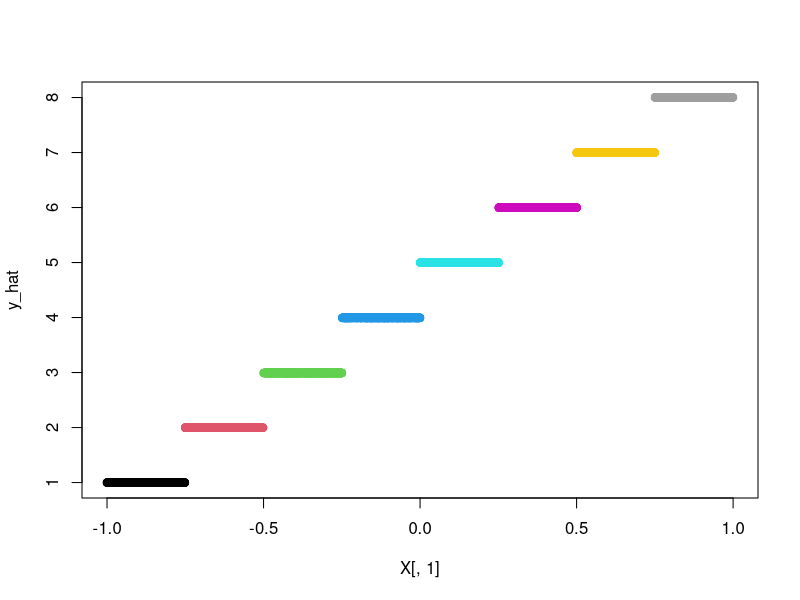
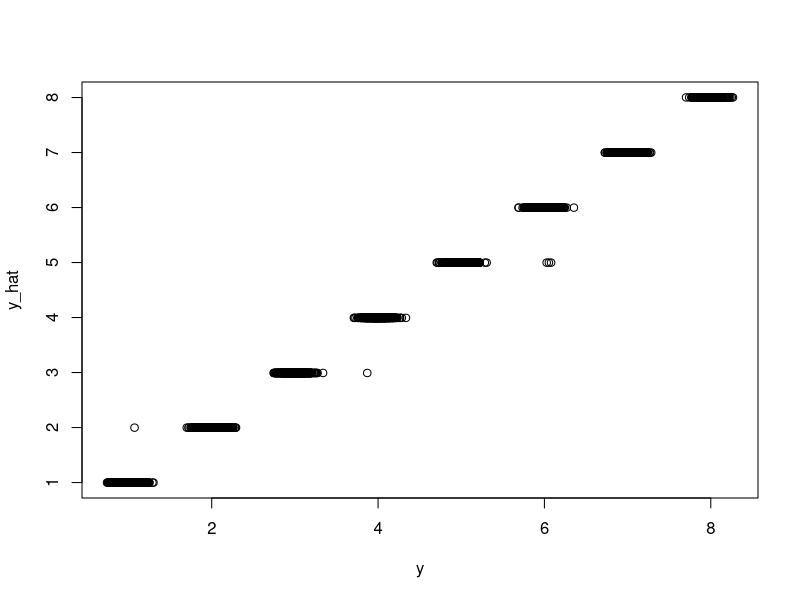
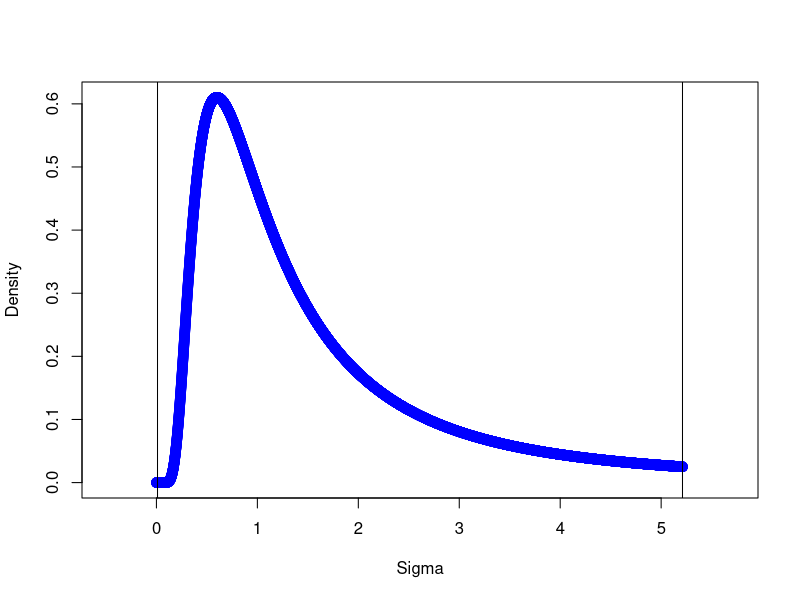
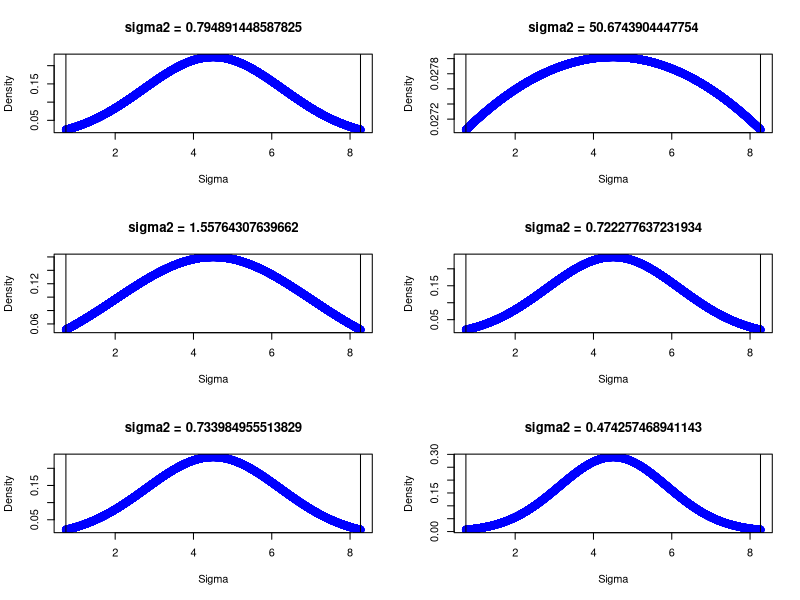
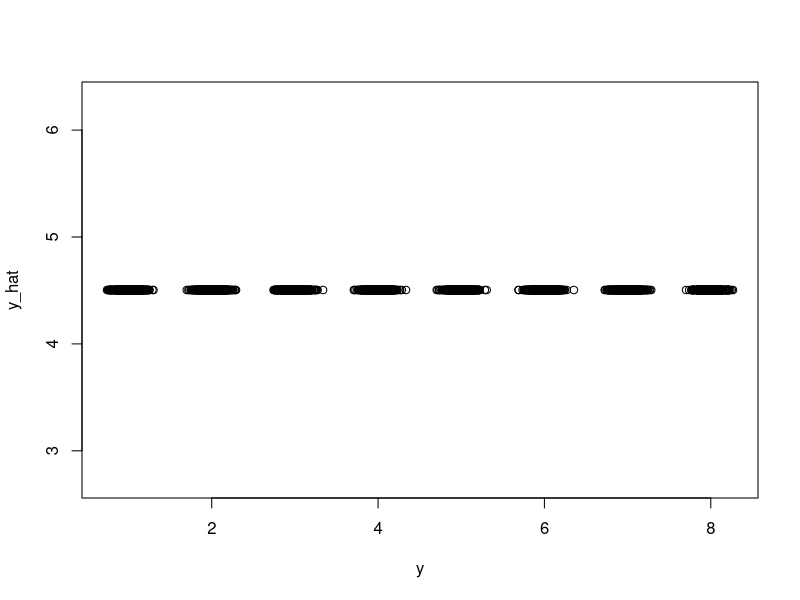
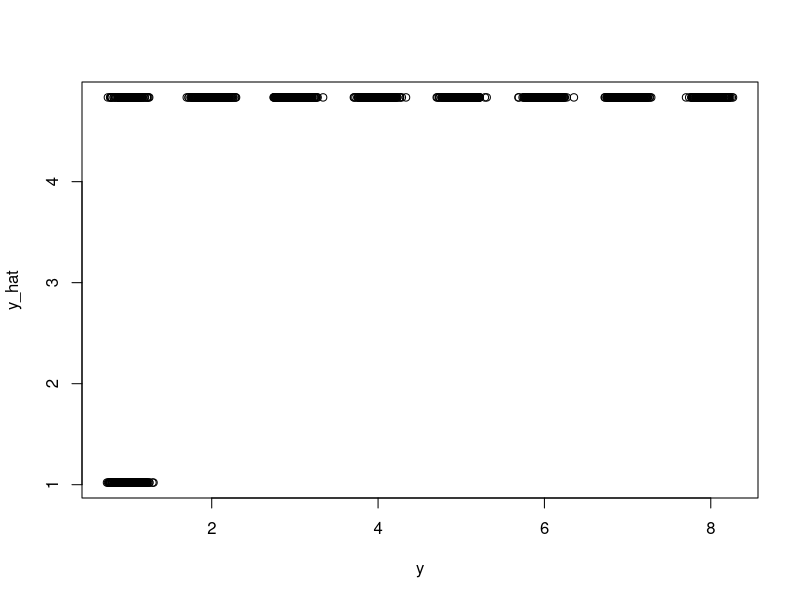
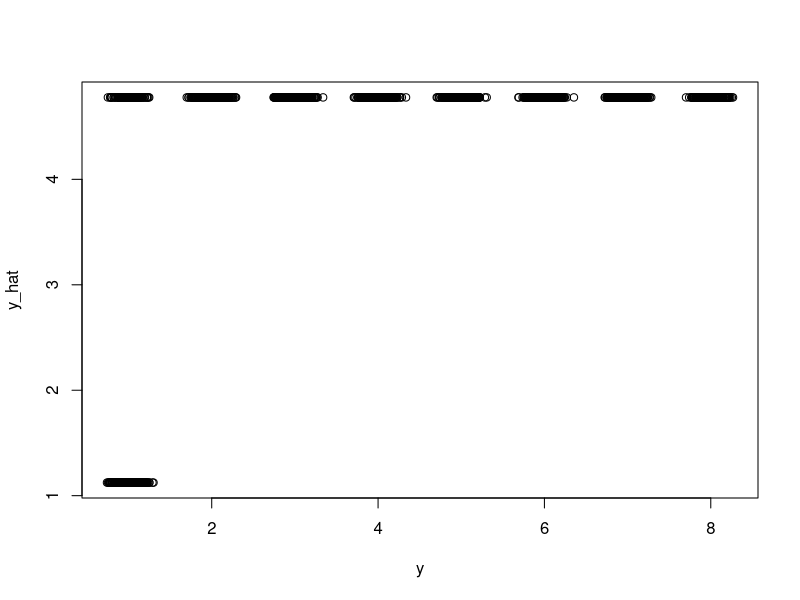
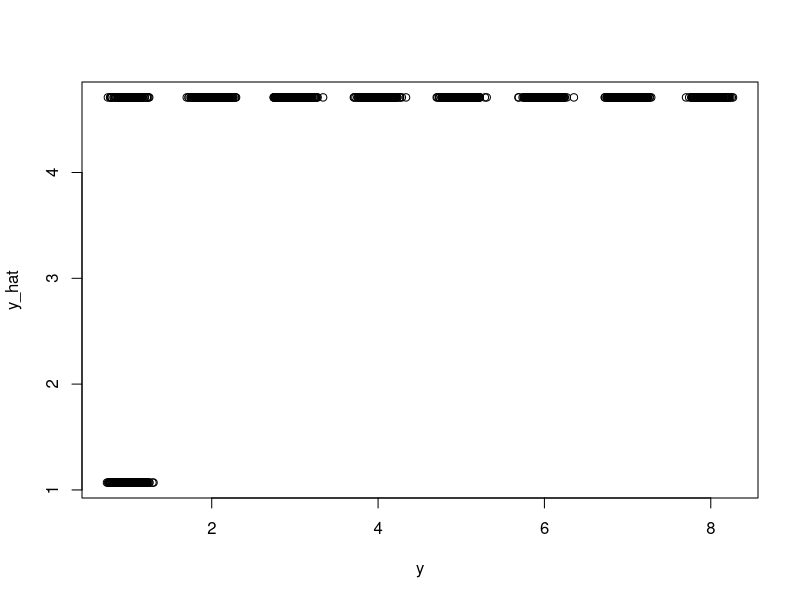

Reproduce these figures in R, in order. (Note: this script raises an error after producing the figures.)
###############################################################################
# Simple base R implementation of Bayesian CART Model Search 
# (Chipman, George, McCulloch 1998)
#
# The details below come from the original 1998 paper as well as a 
# Wiley StatsRef overview paper "Bayesian Additive Regression Trees (BART)" 
# (Sparapani and McCulloch 2021)
# 
# The Bayesian approach to constructing CART trees is as follows:
#   1. Initialize tree <- a root node with no splits
#   2. Run m steps of the following algorithm
#      2a. Determine which k of the following four modifications is possible from tree
#         2b.i.   GROW: Randomly choose a leaf node and split it
#                       --> This is always possible
#         2b.ii.  PRUNE: Randomly choose a parent node of two leaf nodes and remove the leaves
#                       --> This is only possible if tree depth > 1
#         2b.iii. SWAP: Randomly choose a pair of interior parent / child nodes and swap their rules
#                       --> This is only possible if tree depth > 2
#         2b.iv.  CHANGE: Randomly choose an interior node and reassign its decision rule
#                       --> This is only possible if tree depth > 1
#      2b. Randomly sample one of the k moves enumerated in 2a
#      2c. Randomly sample an action consistent with the selected rule
#         2c.i.   GROW: Consists of two steps
#              2c.i.1.   Randomly select a feature i
#              2c.i.2.   Randomly select a split point j (assume continuous features)
#         2c.ii.  PRUNE: Only one action - removing the two leaf nodes
#         2c.iii. SWAP: Only one action - swapping the two rules
#         2c.iv.  CHANGE: As with grow, this consists of two steps
#              2c.iv.1.   Randomly select a feature i
#              2c.iv.2.   Randomly select a split point j (assume continuous features)
#      2d. Evaluate the proposed tree against the current tree via Metropolis-Hastings
#         2d.i.   GROW: The only difference between tree and proposed_tree is 
#                       that one of tree's bottom nodes is split into two leaves
#                       so the prior across all tree nodes will be the same except
#                       in the original tree, the split node has probability 
#                       (1 - p_grow(node)) since it wasn't yet split, and
#                       in the proposed tree, the split node has probability
#                       p_grow(node) and its two leaves have probability 
#                       (1 - p_grow(node_left))(1 - p_grow(node_right)). 
# 
#                       Furthermore, there is a probability associated with 
#                       the splitting rule chosen for node, which we call p(rule). 
#                       The marginal likelihood (Y | T, X) differs only in that 
#                       it is aggregated across node in the original tree and 
#                       it is evaluated separately on node_left and node_right 
#                       in the proposed tree.
# 
#                       Finally, the proposal distributions have a ratio of 
#                       p(death)p(internal node)/p(birth)p(bottom node)p(rule)
# 
#                       After canceling identical p(rule) terms, the MH ratio
#                       is p_grow(node)(1 - p_grow(node_left))(1 - p_grow(node_right))p(death)p(internal node)p(y_left | x)p(y_right | x) 
#                       divided by (1 - p_grow(node))p(birth)p(bottom node)p(y_left, y_right | x)
#         2d.ii.  PRUNE: The only difference between tree and proposed_tree is 
#                       that two of tree's bottom nodes are pruned into their parent node
#                       so the MH ratio is the reciprocal of the MH ratio for the GROW step, 
#                       (1 - p_grow(node))p(birth)p(bottom node)p(y_left, y_right | x) divided by
#                       p_grow(node)(1 - p_grow(node_left))(1 - p_grow(node_right))p(death)p(internal node)p(y_left | x)p(y_right | x) 
###############################################################################

###############################################################################
# 1. Data structure functions
#
# Inspired by the array-based implementation of the binary tree data structure 
# on wikipedia: https://en.wikipedia.org/wiki/Binary_tree#Arrays
###############################################################################

# Initialize tree structure as array (to be resized as needed during training)
# Add a root node with sufficient statistics computed for the entire dataset
# (colums 1, 10, 11, and 12) and also set depth = 0 for the root node, 
# node origin type = 0 and node type = 1
tree_init <- function(y, mu_bar, a, nu, lambda, init_size = 10){
  # Col 1: y_bar_j: average of y values that "made it" to a given node j
  # Col 2: left node index
  # Col 3: right node index
  # Col 4: split variable
  # Col 5: split point
  # Col 6: parent node index
  # Col 7: node origin type (0 = root, 1 = right, -1 = left)
  # Col 8: node type (0 = interior, 1 = leaf)
  # Col 9: node depth
  # Col 10: n_j: number of observations that "made it to a given node j"
  # Col 11: s_j: sum of (y_i - y_bar_j) for all y_i observations at node j
  # Col 12: t_j: scaled squared difference between prior mean and node mean
  
  # Create the array
  array_cols = 12
  tree_array = matrix(NA, nrow = init_size, ncol = array_cols)
  
  # Compute sufficient statistics
  y_bar_j = mean(y)
  n_j = length(y)
  s_j = sum((y - y_bar_j)^2)
  t_j = ((n_j*a)/(n_j + a))*(y_bar_j - mu_bar)^2
  
  # Add node information, including sufficient statistics and depth
  tree_array[1,1] = y_bar_j
  tree_array[1,7] = 0
  tree_array[1,8] = 1
  tree_array[1,9] = 0
  tree_array[1,10] = n_j
  tree_array[1,11] = s_j
  tree_array[1,12] = t_j
  
  # Package and return the result
  return(tree_array)
}

# Crawl through a tree from a specific node, 
# return true for all x that reach node_index
get_subset = function(node_index, tree_array, x){
  subset_cond = rep(T, nrow(x))
  current_node_index = node_index
  parent_index = tree_array[current_node_index, 6]
  if (!is.na(parent_index)){
    while(!is.na(parent_index)){
      parent_cutoff = tree_array[parent_index, 5]
      split_variable = tree_array[parent_index, 4]
      child_node_type = tree_array[current_node_index, 7]
      if (child_node_type == 1) {
        child_node_cond <- (x[,split_variable] >= parent_cutoff)
      } else{ 
        if (child_node_type == -1) {
          child_node_cond <- (x[,split_variable] < parent_cutoff)
        } else {
          child_node_cond = subset_cond
        }}
      subset_cond = subset_cond * child_node_cond
      current_node_index = parent_index
      parent_index = tree_array[current_node_index, 6]
    }
  }
  return(subset_cond == 1)
}

# Tree leaf conditions as indicator basis functions
tree_basis = function(tree_array, x){
  # Extract all of the leaves
  leaf_indices = (1:nrow(tree_array))[(tree_array[,8] == 1) & (!is.na(tree_array[,7]))]
  basis_matrix = matrix(NA, nrow = nrow(x), ncol = length(leaf_indices))
  for (i in 1:length(leaf_indices)){
    basis_matrix[,i] = get_subset(leaf_indices[i], tree_array, x)*1
  }
  return(basis_matrix)
}

# Print path to a specific node
node_path = function(node_index, tree_array, x){
  subset_statements = paste0("Node ", format(node_index, digits = 0))
  current_node_index = node_index
  parent_index = tree_array[current_node_index, 6]
  if (!is.na(parent_index)){
    while(!is.na(parent_index)){
      parent_cutoff = tree_array[parent_index, 5]
      split_variable = tree_array[parent_index, 4]
      child_node_type = tree_array[current_node_index, 7]
      if (child_node_type == 1) {
        child_node_statement <- paste0("x[,", split_variable, "] >= ", format(parent_cutoff, digits = 2))
      } else{ 
        if (child_node_type == -1) {
          child_node_statement <- paste0("x[,", split_variable, "] < ", format(parent_cutoff, digits = 2))
        } else {
          child_node_statement = ""
        }}
      subset_statements <- c(subset_statements, child_node_statement)
      current_node_index = parent_index
      parent_index = tree_array[current_node_index, 6]
    }
  }
  subset_statement = paste0(subset_statements, collapse = "  ")
  return(subset_statement)
}

# Print path to each tree leaf
tree_paths = function(tree_array, x){
  # Extract all of the leaves
  leaf_indices = (1:nrow(tree_array))[(tree_array[,8] == 1) & (!is.na(tree_array[,7]))]
  for (i in 1:length(leaf_indices)){
    print(node_path(leaf_indices[i], tree_array, x))
  }
}

# Return predicted values from the tree
predict_tree_leaf = function(tree_array, x){
  # Convert the leaves of the tree into "basis functions"
  X_tree = tree_basis(tree_array, x)
  return(apply(X_tree, 1, function(x) which(x == 1)))
}

# Return a list of all "leaves" in a tree
leaves = function(tree_array){
  # Extract list of leaves
  leaf_indices = (1:nrow(tree_array))[(tree_array[,8] == 1) & (!is.na(tree_array[,7]))]
  if (length(leaf_indices) == 0){
    return(NULL)
  } else{
    return(leaf_indices)
  }
}

# Return a list of all "nog" nodes - - nodes which are parents of leaf nodes
leaf_parents = function(tree_array){
  # Extract list of leaves
  leaf_indices = (1:nrow(tree_array))[(tree_array[,8] == 1) & (!is.na(tree_array[,7]))]
  # Determine the parents of each leaf
  if (all(is.na(tree_array[leaf_indices, 6]))){
    return(NULL)
  } else{
    # Extract list of parent nodes
    parent_nodes = sort(unique(tree_array[leaf_indices, 6]))
    # Filter to nodes for which both left and right are leaves
    cond_1 = tree_array[tree_array[parent_nodes,2],8] == 1
    cond_2 = tree_array[tree_array[parent_nodes,3],8] == 1
    if (sum(cond_1 & cond_2) == 0){
      return(NULL)
    } else{
      return(sort(unique(parent_nodes[cond_1 & cond_2])))
    }
  }
}

# Return a list of all internal nodes - - nodes which have split rules
internal_nodes = function(tree_array){
  # Extract list of internal nodes
  split_node_indices = (1:nrow(tree_array))[!is.na(tree_array[,4])]
  # Return null if the list is empty
  if (length(split_node_indices) > 0){
    return(split_node_indices)
  } else{
    return(NULL)
  }
}

# Return a list of all pairs of internal nodes
internal_node_pairs = function(tree_array){
  # Extract list of internal nodes
  split_node_indices = (1:nrow(tree_array))[!is.na(tree_array[,4])]
  # Restrict to nodes that also have internal nodes as children
  internal_node_left_indices = tree_array[split_node_indices,2]
  internal_node_right_indices = tree_array[split_node_indices,3]
  left_internal = tree_array[internal_node_left_indices,8] == 0
  right_internal = tree_array[internal_node_right_indices,8] == 0
  # Valid internal, left pairs
  if (sum(left_internal) > 1){
    left_pairs = cbind(
      split_node_indices[left_internal], 
      internal_node_left_indices[left_internal]
    )
  } else if (sum(left_internal) == 1) {
    left_pairs = c(
      split_node_indices[left_internal], 
      internal_node_left_indices[left_internal]
    )
  } else{
    left_pairs = NULL
  }
  
  # Valid internal, right pairs
  if (sum(right_internal) > 1){
    right_pairs = cbind(
      split_node_indices[right_internal], 
      internal_node_right_indices[right_internal]
    )
  } else if (sum(right_internal) == 1) {
    right_pairs = c(
      split_node_indices[right_internal], 
      internal_node_right_indices[right_internal]
    )
  } else{
    right_pairs = NULL
  }
  
  if (is.null(left_pairs) & is.null(right_pairs)){
    return(NULL)
  } else{
    valid_pairs = unname(rbind(left_pairs, right_pairs))
    return(valid_pairs)
  }
}

# Prune a tree by removing node leaves 
# Assumes (and checks) that node has two children and both are leaves
prune_node = function(node_index, tree_array){
  # Check that node has children
  stopifnot(tree_array[node_index, 8] == 0)
  
  # Check that node's children are both leaves
  node_left = tree_array[node_index, 2]
  node_right = tree_array[node_index, 3]
  stopifnot(tree_array[node_left, 8] == 1)
  stopifnot(tree_array[node_right, 8] == 1)
  
  # Convert node_index from interior to leaf node
  tree_array[node_index,2] = NA
  tree_array[node_index,3] = NA
  tree_array[node_index,4] = NA
  tree_array[node_index,5] = NA
  tree_array[node_index,8] = 1
  
  # Remove left and right from the tree array
  tree_array[node_left,] = NA
  tree_array[node_right,] = NA
  return(tree_array)
}

# Grow the tree by splitting a leaf node
grow_node <- function(node_index, tree_array, X, y, 
                      split_feature, split_value, a, mu_bar){
  # See how much storage is left in the array
  num_blanks = sum(is.na(tree_array[,1]))
  
  # Resize array if needed
  if (num_blanks < 2){
    tree_array = rbind(tree_array, matrix(NA, nrow = nrow(tree_array), ncol = ncol(tree_array)))
  }
  
  # Subset the data to the current node
  subset_inds = get_subset(node_index, tree_array, X)
  X_subset = X[subset_inds, ]
  y_subset = y[subset_inds]
  
  # Indices at which to store the children nodes
  left_node_index = which(is.na(tree_array[,1]))[1]
  right_node_index = which(is.na(tree_array[,1]))[2]
  
  # Update the array for the splitting node to note which variables were split
  tree_array[node_index,2] = left_node_index
  tree_array[node_index,3] = right_node_index
  tree_array[node_index,4] = split_feature
  tree_array[node_index,5] = split_value
  tree_array[node_index,8] = 0
  
  # Compute left node sufficient statistics
  stopifnot(split_feature %in% 1:ncol(X))
  left_cond = X[,split_feature] <= split_value
  y_left = y[subset_inds & left_cond]
  y_bar_left = mean(y_left)
  n_left = length(y_left)
  s_left = sum((y_left - y_bar_left)^2)
  t_left = ((n_left*a)/(n_left + a))*(y_bar_left - mu_bar)^2
  
  # Update the array for the left node
  tree_array[left_node_index,1] = y_bar_left
  tree_array[left_node_index,6] = node_index
  tree_array[left_node_index,7] = -1
  tree_array[left_node_index,8] = 1
  tree_array[left_node_index,9] = tree_array[node_index,9] + 1
  tree_array[left_node_index,10] = n_left
  tree_array[left_node_index,11] = s_left
  tree_array[left_node_index,12] = t_left
  
  # Compute right node sufficient statistics
  right_cond = X[,split_feature] > split_value
  y_right = y[subset_inds & right_cond]
  y_bar_right = mean(y_right)
  n_right = length(y_right)
  s_right = sum((y_right - y_bar_right)^2)
  t_right = ((n_right*a)/(n_right + a))*(y_bar_right - mu_bar)^2
  
  # Update the array for the right node
  tree_array[right_node_index,1] = y_bar_right
  tree_array[right_node_index,6] = node_index
  tree_array[right_node_index,7] = 1
  tree_array[right_node_index,8] = 1
  tree_array[right_node_index,9] = tree_array[node_index,9] + 1
  tree_array[right_node_index,10] = n_right
  tree_array[right_node_index,11] = s_right
  tree_array[right_node_index,12] = t_right
  
  return(tree_array)
}

# Swap parent_node and child_node split rules
swap_nodes <- function(parent_node, child_node, tree_array, X, y, a, mu_bar){
  # Exchange split rules between parent_node and child_node
  parent_split_feature = tree_array[parent_node,4]
  parent_split_value = tree_array[parent_node,5]
  child_split_feature = tree_array[child_node,4]
  child_split_value = tree_array[child_node,5]
  new_tree_array = tree_array
  new_tree_array[parent_node,4] = child_split_feature
  new_tree_array[parent_node,5] = child_split_value
  new_tree_array[child_node,4] = parent_split_feature
  new_tree_array[child_node,5] = parent_split_value
  
  # Recompute sufficient statistics for all nodes downstream of parent_node
  new_tree_array = recompute_sufficient_statistics(parent_node, new_tree_array, X, y, a, mu_bar, 10000)
  return(new_tree_array)
}

# Change the split rule used for node_index
change_node <- function(node_index, tree_array, new_split_feature, 
                        new_split_value, X, y, a, mu_bar){
  # Reassign split rule for node_index
  tree_array[node_index,4] = new_split_feature
  tree_array[node_index,5] = new_split_value
  
  # Recompute sufficient statistics for all nodes downstream of node_index
  new_tree_array = recompute_sufficient_statistics(node_index, tree_array, X, y, a, mu_bar, 10000)
  return(new_tree_array)
}

# Check if a tree that was modified with a change / swap has observations
# in each node - return True if so, and False otherwise
valid_tree <- function(tree_array){
  node_list = (1:nrow(tree_array))[!is.na(tree_array[,9])]
  if (sum(tree_array[node_list, 10] <= 0) == 0){
    return(T)
  } else{
    return(F)
  }
}

# Recompute and store sufficient statistics for all nodes downstream of (and including) node_index
recompute_sufficient_statistics <- function(node_index, tree_array, X, y, a, mu_bar, MAX_ITER){
  new_tree_array = tree_array
  # Enqueue node_index
  split_queue = list(node_index)
  # Tracking iterations of the algorithm
  iter = 0
  while (length(split_queue) > 0 & iter < MAX_ITER){
    # Pop the current node from the queue
    current_node_index = split_queue[[1]]
    split_queue = split_queue[-1]
    
    # Extract subset up to node_index
    node_subset_inds = get_subset(current_node_index, tree_array, X)
    
    # Compute the sufficient statistics for current_node_index
    y_subset = y[node_subset_inds]
    y_bar_subset = mean(y_subset)
    n_subset = length(y_subset)
    s_subset = sum((y_subset - y_bar_subset)^2)
    t_subset = ((n_subset*a)/(n_subset + a))*((y_bar_subset - mu_bar)^2)
    new_tree_array[current_node_index,1] = y_bar_subset
    new_tree_array[current_node_index,10] = n_subset
    new_tree_array[current_node_index,11] = s_subset
    new_tree_array[current_node_index,12] = t_subset
    
    # Extract left and right node indices
    left_index = tree_array[current_node_index,2]
    right_index = tree_array[current_node_index,3]
    
    # Update the tree array and append to the queue
    if (!is.na(left_index) & !is.na(right_index)){
      # Add the left and right nodes to the queue
      split_queue[length(split_queue)+1] = left_index
      split_queue[length(split_queue)+1] = right_index
    }
    # Increment iterations of the algorithm
    iter = iter + 1
  }
  return(new_tree_array)
}

##################
# The next three functions are for a minimal implementation of CART
# which is helpful for setting prior hyperparameters for Bayesian CART
##################

# (SST - SSL - SSR) formula from rpart documentation
# https://cran.r-project.org/web/packages/rpart/vignettes/longintro.pdf
variance_reduction = function(cutoff, x, y){
  # Original sum of squares
  ybar_t = mean(y)
  ss_t = sum((y-ybar_t)^2)
  
  # New sum of squares
  cond = (x < cutoff)
  ybar_l = mean(y[cond])
  ss_l = sum((y[cond]-ybar_l)^2)
  ybar_r = mean(y[!cond])
  ss_r = sum((y[!cond]-ybar_r)^2)
  
  return(ss_t - ss_l - ss_r)
}

# For a given restricted set of x and y, find the optimal x cutoff at which to split
tree_split = function(x, y, epsilon = EPSILON){
  # Quit with null value if X is not a matrix with >1 row
  if (is.null(nrow(x))){
    return(NULL)
  }
  
  # Look for optimal splits along each variable
  p = ncol(x)
  optim_results = sapply(1:p, function(j) optimize(function(i) variance_reduction(i, x[,j], y), range(x[,j]), maximum = T))
  optim_results = matrix(as.numeric(optim_results), ncol = p, byrow = F)
  
  # Choose the variable with the largest reduction in variance
  best_col = (1:p)[which(optim_results[2,]==max(optim_results[2,]))[1]]
  
  if (optim_results[2,best_col] > epsilon) return(c(best_col, optim_results[1,best_col]))
  else return(NULL)
}

# Train a decision tree from root, without pruning
fit_tree = function(tree_array, x, y, EPSILON, MAX_ITER){
  # Enqueue the root node
  split_queue = list(1)
  # Tracking iterations of the algorithm
  iter = 0
  while (length(split_queue) > 0 & iter < MAX_ITER){
    # Pop the current node from the queue
    current_node_index = split_queue[[1]]
    split_queue = split_queue[-1]

    # Get the subsetting criteria at this node
    node_subset = get_subset(current_node_index, tree_array, x)
    x_node = x[node_subset,]
    y_node = y[node_subset]
    
    # Search over all variables for a splitting rule
    split_value = tree_split(x_node, y_node, EPSILON)

    # Update the tree array and append to the queue
    if (!is.null(split_value)){
      # See how much storage is left in the array
      num_blanks = sum(is.na(tree_array[,1]))
      
      # Resize array if needed
      if (num_blanks < 2){
        tree_array = rbind(tree_array, matrix(NA, nrow = nrow(tree_array), ncol = ncol(tree_array)))
      }
      
      # Indices at which to store the children nodes
      left_node_index = which(is.na(tree_array[,1]))[1]
      right_node_index = which(is.na(tree_array[,1]))[2]
      
      # Update the array for the splitting node to note which variables were split
      tree_array[current_node_index,2] = left_node_index
      tree_array[current_node_index,3] = right_node_index
      tree_array[current_node_index,4] = split_value[1]
      tree_array[current_node_index,5] = split_value[2]
      tree_array[current_node_index,8] = 0
      
      # Update the array for the left node
      tree_array[left_node_index,1] = mean(y_node[x_node[,split_value[1]] < split_value[2]])
      tree_array[left_node_index,6] = current_node_index
      tree_array[left_node_index,7] = -1
      tree_array[left_node_index,8] = 1
      
      # Update the array for the right node
      tree_array[right_node_index,1] = mean(y_node[x_node[,split_value[1]] >= split_value[2]])
      tree_array[right_node_index,6] = current_node_index
      tree_array[right_node_index,7] = 1
      tree_array[right_node_index,8] = 1
      
      # Add the left and right nodes to the queue
      split_queue[length(split_queue)+1] = left_node_index
      split_queue[length(split_queue)+1] = right_node_index
    }
    # Increment iterations of the algorithm
    iter = iter + 1
  }
  return(tree_array)
}

###############################################################################
# 2. Posterior sampling functions
#
# There are three stages to the posterior sampling:
#    I.   Proposing a tree and accepting / rejecting by Metropolis-Hastings
#    II.  Sampling each of the terminal node means mu_i by Gibbs
#    III. Sampling the global variance parameter sigma^2 by Gibbs
###############################################################################

sample.move <- function(tree_array){
  # Randomly sample an available move
  available_moves = c("GROW")
  if (!is.null(leaf_parents(tree_array))){
    available_moves = c(available_moves, "PRUNE")
  }
  if (!is.null(internal_nodes(tree_array))){
    available_moves = c(available_moves, "CHANGE")
  }
  if (!is.null(internal_node_pairs(tree_array))){
    available_moves = c(available_moves, "SWAP")
  }
  move_probs = c(0.5, 0.4, 0.1)
  move_names = c("GROW/PRUNE", "CHANGE", "SWAP")
  moves_avail = c(T, "CHANGE" %in% available_moves, "SWAP" %in% available_moves)
  move_draw = sample(x = move_names[moves_avail], size = 1, replace = F, 
                     prob = move_probs[moves_avail]/sum(move_probs[moves_avail]))
  if (move_draw == "GROW/PRUNE"){
    if ("PRUNE" %in% available_moves){
      new_draw = sample(x = c("GROW", "PRUNE"), size = 1, replace = F, prob = c(0.5, 0.5))
      return(new_draw)
    } else{
      return("GROW")
    }
  } else{
    return(move_draw)
  }
}

sample.split.node <- function(tree_array){
  leaf_nodes = leaves(tree_array)
  return(sample(leaf_nodes, 1))
}

sample.new.split.rule <- function(X_subset, p){
  # Randomly sample an available splitting feature
  available_features = (1:p)[(apply(X_subset, 2, function(x) length(unique(x))) > 1)]
  stopifnot(length(available_features) >= 1)
  if (length(available_features) > 1){
    split_feature = sample(available_features, 1)
  } else{
    split_feature = available_features[1]
  }
  
  # Randomly sample an available splitting rule
  x_feature = X_subset[,split_feature]
  available_splits = sort(unique(x_feature))[-length(unique(x_feature))]
  split_value = sample(available_splits, 1)
  
  return(c(split_feature, split_value))
}

sample.prune.node <- function(tree_array){
  # List of nog nodes
  nog_nodes = leaf_parents(tree_array)
  if (length(nog_nodes) > 1) out <- sample(nog_nodes, 1)
  else out <- nog_nodes[1]
  return(out)
}

sample.swap.nodes <- function(tree_array){
  # List of internal node pairs
  swap_pairs = internal_node_pairs(tree_array)
  return(swap_pairs[sample(1:nrow(swap_pairs), 1),])
}

sample.change.node <- function(tree_array){
  # List of internal nodes
  change_nodes = internal_nodes(tree_array)
  return(sample(change_nodes, 1))
}

tree.log.likelihood.ratio <- function(original_tree, proposed_tree, X, y, a, mu_bar, nu, lambda){
  leaf_indices_orig = leaves(original_tree)
  n_orig = original_tree[leaf_indices_orig, 10]
  s_orig = original_tree[leaf_indices_orig, 11]
  t_orig = original_tree[leaf_indices_orig, 12]
  n = sum(n_orig)
  ll_original = (1/2)*sum(log((a/(a+n_orig)))) - ((n+nu)/2)*log((sum(s_orig) + sum(t_orig) + nu*lambda))
  
  leaf_indices_prop = leaves(proposed_tree)
  n_prop = proposed_tree[leaf_indices_prop, 10]
  s_prop = proposed_tree[leaf_indices_prop, 11]
  t_prop = proposed_tree[leaf_indices_prop, 12]
  ll_proposed = (1/2)*sum(log((a/(a+n_prop)))) - ((n+nu)/2)*log((sum(s_prop) + sum(t_prop) + nu*lambda))
  
  return(ll_proposed - ll_original)
}

marginal.likelihood.combined <- function(node_index, tree_array, X, y, a, mu_bar, nu, lambda){
  y_bar_j = tree_array[node_index, 1]
  n_j = tree_array[node_index, 10]
  s_j = tree_array[node_index, 11]
  t_j = tree_array[node_index, 12]
  return(((a/(a+n_j))^(1/2))*((s_j + t_j + nu*lambda)^(-(n_j+lambda)/2)))
}

marginal.likelihood.split <- function(left_node_index, right_node_index, tree_array, X, y, a, mu_bar, nu, lambda){
  n <- length(y)
  y_bar_left = tree_array[left_node_index, 1]
  n_left = tree_array[left_node_index, 10]
  s_left = tree_array[left_node_index, 11]
  t_left = tree_array[left_node_index, 12]
  
  y_bar_right = tree_array[right_node_index, 1]
  n_right = tree_array[right_node_index, 10]
  s_right = tree_array[right_node_index, 11]
  t_right = tree_array[right_node_index, 12]
  
  factor_1 = ((a/(a+n_left))^(1/2))*((a/(a+n_right))^(1/2))
  factor_2 = ((s_right + t_right + s_left + t_left + nu*lambda)^(-(n_left+n_right+lambda)/2))
  
  return(factor_1*factor_2)
}

p_split <- function(node_index, tree_array, alpha, beta){
  node_depth = tree_array[node_index, 9]
  return(alpha/((1+node_depth)^(beta)))
}

p_prune <- function(tree_array){
  # Determine the probability of pruning a tree
  available_moves = c("GROW")
  if (!is.null(leaf_parents(tree_array))){
    available_moves = c(available_moves, "PRUNE")
  }
  if (!is.null(internal_nodes(tree_array))){
    available_moves = c(available_moves, "CHANGE")
  }
  if (!is.null(internal_node_pairs(tree_array))){
    available_moves = c(available_moves, "SWAP")
  }
  move_probs = c(0.5, 0.4, 0.1)
  moves_avail = c(T, "CHANGE" %in% available_moves, "SWAP" %in% available_moves)
  move_probs_scaled = move_probs[moves_avail]/sum(move_probs[moves_avail])
  if ("PRUNE" %in% available_moves){
    return(move_probs_scaled[1]/2)
  } else{
    return(NULL)
  }
}

p_grow <- function(tree_array){
  # Determine the probability of pruning a tree
  available_moves = c("GROW")
  if (!is.null(leaf_parents(tree_array))){
    available_moves = c(available_moves, "PRUNE")
  }
  if (!is.null(internal_nodes(tree_array))){
    available_moves = c(available_moves, "CHANGE")
  }
  if (!is.null(internal_node_pairs(tree_array))){
    available_moves = c(available_moves, "SWAP")
  }
  move_probs = c(0.5, 0.4, 0.1)
  moves_avail = c(T, "CHANGE" %in% available_moves, "SWAP" %in% available_moves)
  move_probs_scaled = move_probs[moves_avail]/sum(move_probs[moves_avail])
  if ("PRUNE" %in% available_moves){
    return(move_probs_scaled[1]/2)
  } else{
    return(move_probs_scaled[1])
  }
}

p_rule <- function(X_subset, p){
  # Number of unique splitting values available on X_subset
  if (!is.null(dim(X_subset))){
    available_features = (1:p)[(apply(X_subset, 2, function(x) length(unique(x))) > 1)]
    num_rules = sum(apply(X_subset, 2, function(x) length(unique(x))))
    return(1/num_rules)
  } else{
    return(0)
  }
}

log_p_tree_node <- function(node_index, tree_array, alpha, beta, X, y, MAX_ITER){
  p <- ncol(X)
  log_sum <- 0
  # Enqueue node_index
  split_queue = list(node_index)
  # Tracking iterations of the algorithm
  iter = 0
  while (length(split_queue) > 0 & iter < MAX_ITER){
    # Pop the current node from the queue
    current_node_index = split_queue[[1]]
    split_queue = split_queue[-1]
    
    # Extract subset up to node_index
    node_subset_inds = get_subset(current_node_index, tree_array, X)
    X_subset = X[node_subset_inds,]
    
    # Compute p_node
    is_internal = tree_array[current_node_index,8] == 0
    p_node <- is_internal*(p_rule(X_subset, p)*p_split(current_node_index, tree_array, alpha, beta)) + (!is_internal)*(1-p_split(current_node_index, tree_array, alpha, beta))

    # Add to the result
    log_sum <- log_sum + log(p_node)

    # Extract left and right node indices
    left_index = tree_array[current_node_index,2]
    right_index = tree_array[current_node_index,3]
    
    # Update the tree array and append to the queue
    if (!is.na(left_index) & !is.na(right_index)){
      # Add the left and right nodes to the queue
      split_queue[length(split_queue)+1] = left_index
      split_queue[length(split_queue)+1] = right_index
    }
    # Increment iterations of the algorithm
    iter = iter + 1
  }
  return(log_sum)
}

mh.tree <- function(tree_array, X, y, a, mu_bar, nu, lambda, alpha, beta){
  # Randomly sample a new mode
  new_move = sample.move(tree_array)
  print(paste0("NEW MOVE = ", new_move))
  if (new_move == "GROW"){
    node_to_split <- sample.split.node(tree_array)
    subset_inds <- get_subset(node_to_split, tree_array, X)
    X_subset = X[subset_inds,]; p <- ncol(X)
    split_rule <- sample.new.split.rule(X_subset, p)
    split_feature <- split_rule[1]
    split_value <- split_rule[2]
    new_tree_array <- grow_node(node_to_split, tree_array, X, y, split_feature, 
                                split_value, a, mu_bar)
    new_left_node <- new_tree_array[node_to_split,2]
    new_right_node <- new_tree_array[node_to_split,3]
    PG <- p_split(node_to_split, tree_array, alpha, beta)
    PG.L <- p_split(new_left_node, new_tree_array, alpha, beta)
    PG.R <- p_split(new_right_node, new_tree_array, alpha, beta)
    PD <- p_prune(new_tree_array)
    PB <- p_grow(tree_array)
    Pbot <- 1/length(leaves(tree_array))
    Pnog <- 1/length(leaf_parents(new_tree_array))
    log.lr <- tree.log.likelihood.ratio(tree_array, new_tree_array, X, y, a, mu_bar, nu, lambda)
    log_mh_ratio <- log.lr + log((PD*Pnog)/(PB*Pbot)) + log((PG*(1-PG.L)*(1-PG.R))/(1-PG))
  } else if (new_move == "PRUNE"){
    print(paste0("AVAILABLE LEAF PARENTS: ", leaf_parents(tree_array)))
    node_to_prune <- sample.prune.node(tree_array)
    print(paste0("PRUNING NODE: ", node_to_prune))
    old_left_node <- tree_array[node_to_prune,2]
    old_right_node <- tree_array[node_to_prune,3]
    new_tree_array <- prune_node(node_to_prune, tree_array)
    PG <- p_split(node_to_prune, new_tree_array, alpha, beta)
    PG.L <- p_split(old_left_node, tree_array, alpha, beta)
    PG.R <- p_split(old_right_node, tree_array, alpha, beta)
    PD <- p_prune(tree_array)
    PB <- p_grow(new_tree_array)
    Pbot <- 1/length(leaves(new_tree_array))
    Pnog <- 1/length(leaf_parents(tree_array))
    log.lr <- tree.log.likelihood.ratio(tree_array, new_tree_array, X, y, a, mu_bar, nu, lambda)
    log_mh_ratio <- log.lr + log((PB*Pbot)/(PD*Pnog)) + log((1-PG)/(PG*(1-PG.L)*(1-PG.R)))
  } else if (new_move == "SWAP"){
    nodes_to_swap <- sample.swap.nodes(tree_array)
    node_to_swap_1 <- nodes_to_swap[1]
    node_to_swap_2 <- nodes_to_swap[2]
    new_tree_array <- swap_nodes(node_to_swap_1, node_to_swap_2, tree_array, X, y, a, mu_bar)
    if (!valid_tree(new_tree_array)){
      log_mh_ratio <- -Inf
    } else{
      log.lr <- tree.log.likelihood.ratio(tree_array, new_tree_array, X, y, a, mu_bar, nu, lambda)
      log_prior_orig_tree <- log_p_tree_node(node_to_swap_1, tree_array, alpha, beta, X, y, 10000)
      log_prior_prop_tree <- log_p_tree_node(node_to_swap_1, new_tree_array, alpha, beta, X, y, 10000)
      log_mh_ratio <- log.lr + log_prior_prop_tree - log_prior_orig_tree
    }
  } else if (new_move == "CHANGE"){
    node_to_change <- sample.change.node(tree_array)
    subset_inds <- get_subset(node_to_change, tree_array, X)
    X_subset = X[subset_inds,]; p <- ncol(X)
    split_rule <- sample.new.split.rule(X_subset, p)
    split_feature <- split_rule[1]
    split_value <- split_rule[2]
    new_tree_array <- change_node(node_to_change, tree_array, split_feature, 
                                  split_value, X, y, a, mu_bar)
    if (!valid_tree(new_tree_array)){
      log_mh_ratio <- -Inf
    } else{
      log.lr <- tree.log.likelihood.ratio(tree_array, new_tree_array, X, y, a, mu_bar, nu, lambda)
      log_prior_orig_tree <- log_p_tree_node(node_to_change, tree_array, alpha, beta, X, y, 10000)
      log_prior_prop_tree <- log_p_tree_node(node_to_change, new_tree_array, alpha, beta, X, y, 10000)
      log_mh_ratio <- log.lr + log_prior_prop_tree - log_prior_orig_tree
    }
  } else {
    new_tree_array <- NULL
  }
  
  # Now perform the MH update
  acceptance_prob = min(1, exp(log_mh_ratio))
  if(runif(1) <= acceptance_prob){
    next_tree = new_tree_array
    decision = "ACCEPT"
  } else{
    next_tree = tree_array
    decision = "REJECT"
  }
  
  return(list(new_tree = next_tree, acceptance_prob = acceptance_prob, 
              decision = decision, move = new_move))
}

mu.sample = function(tree_array, sigma2, a, mu_bar){
  # Extract leaf sufficient statistics
  leaf_inds = leaves(tree_array)
  y_bar_leaves = tree_array[leaf_inds,1]
  n_leaves = tree_array[leaf_inds,10]
  
  # Draw mu_i for each of the leaves
  mu_vec = (y_bar_leaves*n_leaves + a*mu_bar)/(n_leaves + a)
  sigma2_vec = sigma2/(n_leaves + a)
  return(rnorm(length(mu_vec), mean = mu_vec, sd = sqrt(sigma2_vec)))
}

global.sigma.sample = function(tree_array, nu, lambda){
  # Extract leaf sufficient statistics
  leaf_inds = leaves(tree_array)
  s_leaves = tree_array[leaf_inds,11]
  t_leaves = tree_array[leaf_inds,12]
  n_leaves = tree_array[leaf_inds,10]
  n = sum(n_leaves)
  
  # Compute the posterior parameters
  nu_1 = (nu + n)/2
  nu_lambda_1 = (nu*lambda + sum(s_leaves) + sum(t_leaves))/2
  
  # Sample from the IG posterior
  return(1/rgamma(1, shape = nu_1, rate = nu_lambda_1))
}

###############################################################################
# Example of the algorithm
###############################################################################

# Generate data from a simple 1D function
n = 5000
p = 10
X = matrix(runif(n*p, -1, 1), ncol = p)
# # Example 1: Monotone step function
b_0 = 1; b_1 = 1
E_y = (b_0 + b_1*(X[,1] > -0.75) + b_1*(X[,1] > -0.5) + b_1*(X[,1] > -0.25) +
       b_1*(X[,1] > 0) + b_1*(X[,1] > 0.25) + b_1*(X[,1] > 0.5) + b_1*(X[,1] > 0.75))
# Sample random (additive) outcome noise
eps = rnorm(n, 0, 0.1)
y = E_y + eps
# plot(X[,1], y)

# Train an overfit decision tree
greedy_tree_init = tree_init(y, 0, 1, 1, 1, init_size = 10)
EPSILON = 0.001*sum((y-mean(y))^2)
MAX_ITER = 1000
greedy_tree_fit = fit_tree(greedy_tree_init, X, y, EPSILON, MAX_ITER)

# Convert the leaves of the tree into "basis functions"
X_tree = tree_basis(greedy_tree_fit, X)
# Convert the matrix of bases into a single categorical variable
X_basis_cat = apply(X_tree, 1, function(x) which(x == 1)[1])
# Extract "predictions" from the tree
leaf_indices = (1:nrow(greedy_tree_fit))[(greedy_tree_fit[,8] == 1) & (!is.na(greedy_tree_fit[,7]))]
y_hat = greedy_tree_fit[apply(X_tree, 1, function(x) leaf_indices[which(x == 1)]),1]
# Plot the predicted y values, coloring by tree leaf
plot(X[,1], y_hat, col = X_basis_cat)
# Plot the predicted versus actual y values
plot(y, y_hat)

# Set prior parameters
# First, set the IG parameters - nu and lambda so that the prior includes 
# the unconditional empirical variance of y and the empirical variance 
# conditional on an overfit decision tree
sigma_hat_underfit = var(y)
sigma_hat_overfit = var(y-y_hat)
nu = 3
lambda = 1
beta = (nu*lambda)/2; alpha = nu/2
x.seq = seq(0, sigma_hat_underfit, length.out = 10000)
plot(x.seq, (((beta)^alpha) / gamma(alpha))*((1/x.seq)^(alpha+1))*(exp(-(beta/(x.seq)))), 
     col = "blue", lwd = 3, lty = 3, ylab = "Density", xlab = "Sigma", 
     xlim = c(sigma_hat_overfit - 0.5, sigma_hat_underfit + 0.5))
abline(v = sigma_hat_underfit)
abline(v = sigma_hat_overfit)

# Next, set the Normal parameters - mu_bar and a, so that the prior distribution 
# on mu_j covers the range of y
par(mfrow = c(3,2))
n_sigma_draws = 6
mu_bar = mean(c(min(y), max(y)))
a = 1/4
x.seq = seq(min(y), max(y), length.out = 10000)
for (j in 1:n_sigma_draws){
  sigma2 = 1/rgamma(1, shape = nu/2, rate = (nu*lambda)/2)
  plot(x.seq, dnorm(x.seq, mean = mu_bar, sd = sqrt(sigma2/a)), 
       col = "blue", lwd = 3, lty = 3, ylab = "Density", xlab = "Sigma", 
       main = paste0("sigma2 = ", sigma2), xlim = c(min(y), max(y)))
  abline(v = min(y))
  abline(v = max(y))
}

# Initialize a tree
tree_array = tree_init(y, mu_bar, a, nu, lambda, init_size = 10)
leaf_parents(tree_array)
internal_nodes(tree_array)
internal_node_pairs(tree_array)

# Initialize mu and sigma2
sigma2 = ((nu*lambda)/2)/((nu/2) - 1)
mu_vector = c(mu_bar)

# Predict y given mu and sigma
leaf_numbers = predict_tree_leaf(tree_array, X)
y_hat = mu_vector[leaf_numbers]

# Perform one step of the MH-algorithm
alpha = 0.95
beta = 0.5
mh_list = mh.tree(tree_array, X, y, a, mu_bar, nu, lambda, alpha, beta)

# Extract the details of the MH iteration
tree_array = mh_list$new_tree
mh_alpha = mh_list$acceptance_prob
mh_decision = mh_list$decision
mh_move = mh_list$move

# Sample mu and sigma
mu_vec = mu.sample(tree_array, sigma2, a, mu_bar)
sigma2 = global.sigma.sample(tree_array, nu, lambda)

# Predict y given mu and sigma
leaf_numbers = predict_tree_leaf(tree_array, X)
y_hat = mu_vector[leaf_numbers]
par(mfrow = c(1,1))
plot(y, y_hat)

# Perform several more iterations of the algorithm
mc = 2000
for (i in 1:mc){
  # Perform one step of the MH-algorithm
  mh_list = mh.tree(tree_array, X, y, a, mu_bar, nu, lambda, alpha, beta)
  
  # Extract the details of the MH iteration
  tree_array = mh_list$new_tree
  mh_alpha = mh_list$acceptance_prob
  mh_decision = mh_list$decision
  mh_move = mh_list$move
  print(paste0("MOVE = ", mh_move))
  print(paste0("DECISION = ", mh_decision))
  
  # Sample mu and sigma
  mu_vec = mu.sample(tree_array, sigma2, a, mu_bar)
  sigma2 = global.sigma.sample(tree_array, nu, lambda)
  
  # Predict y given mu and sigma
  leaf_numbers = predict_tree_leaf(tree_array, X)
  y_hat = mu_vec[leaf_numbers]
  if (i %% 10 == 0){
    plot(y, y_hat)
  }
}
